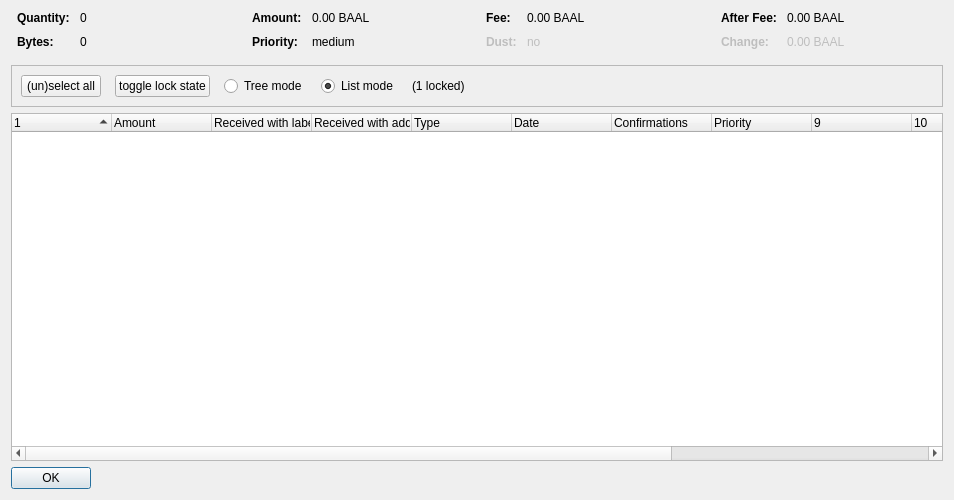
<?xml version="1.0" encoding="UTF-8"?>
<ui version="4.0">
 <class>CoinControlDialog</class>
 <widget class="QDialog" name="CoinControlDialog">
  <property name="geometry">
   <rect>
    <x>0</x>
    <y>0</y>
    <width>954</width>
    <height>500</height>
   </rect>
  </property>
  <property name="windowTitle">
   <string>Coin Selection</string>
  </property>
  <layout class="QVBoxLayout" name="verticalLayout">
   <item>
    <layout class="QHBoxLayout" name="horizontalLayoutTop" stretch="0,0,0,0">
     <property name="topMargin">
      <number>0</number>
     </property>
     <property name="bottomMargin">
      <number>10</number>
     </property>
     <item>
      <layout class="QFormLayout" name="formLayoutCoinControl1">
       <property name="horizontalSpacing">
        <number>10</number>
       </property>
       <property name="verticalSpacing">
        <number>10</number>
       </property>
       <property name="leftMargin">
        <number>6</number>
       </property>
       <property name="rightMargin">
        <number>6</number>
       </property>
       <item row="0" column="0">
        <widget class="QLabel" name="labelCoinControlQuantityText">
         <property name="font">
          <font>
           <weight>75</weight>
           <bold>true</bold>
          </font>
         </property>
         <property name="text">
          <string>Quantity:</string>
         </property>
        </widget>
       </item>
       <item row="0" column="1">
        <widget class="QLabel" name="labelCoinControlQuantity">
         <property name="cursor">
          <cursorShape>IBeamCursor</cursorShape>
         </property>
         <property name="contextMenuPolicy">
          <enum>Qt::ActionsContextMenu</enum>
         </property>
         <property name="text">
          <string notr="true">0</string>
         </property>
         <property name="textInteractionFlags">
          <set>Qt::LinksAccessibleByMouse|Qt::TextSelectableByKeyboard|Qt::TextSelectableByMouse</set>
         </property>
        </widget>
       </item>
       <item row="1" column="0">
        <widget class="QLabel" name="labelCoinControlBytesText">
         <property name="font">
          <font>
           <weight>75</weight>
           <bold>true</bold>
          </font>
         </property>
         <property name="text">
          <string>Bytes:</string>
         </property>
        </widget>
       </item>
       <item row="1" column="1">
        <widget class="QLabel" name="labelCoinControlBytes">
         <property name="cursor">
          <cursorShape>IBeamCursor</cursorShape>
         </property>
         <property name="contextMenuPolicy">
          <enum>Qt::ActionsContextMenu</enum>
         </property>
         <property name="text">
          <string notr="true">0</string>
         </property>
         <property name="textInteractionFlags">
          <set>Qt::LinksAccessibleByMouse|Qt::TextSelectableByKeyboard|Qt::TextSelectableByMouse</set>
         </property>
        </widget>
       </item>
      </layout>
     </item>
     <item>
      <layout class="QFormLayout" name="formLayoutCoinControl2">
       <property name="horizontalSpacing">
        <number>10</number>
       </property>
       <property name="verticalSpacing">
        <number>10</number>
       </property>
       <property name="leftMargin">
        <number>6</number>
       </property>
       <property name="rightMargin">
        <number>6</number>
       </property>
       <item row="0" column="0">
        <widget class="QLabel" name="labelCoinControlAmountText">
         <property name="font">
          <font>
           <weight>75</weight>
           <bold>true</bold>
          </font>
         </property>
         <property name="text">
          <string>Amount:</string>
         </property>
        </widget>
       </item>
       <item row="0" column="1">
        <widget class="QLabel" name="labelCoinControlAmount">
         <property name="cursor">
          <cursorShape>IBeamCursor</cursorShape>
         </property>
         <property name="contextMenuPolicy">
          <enum>Qt::ActionsContextMenu</enum>
         </property>
         <property name="text">
          <string notr="true">0.00 BAAL</string>
         </property>
         <property name="textInteractionFlags">
          <set>Qt::LinksAccessibleByMouse|Qt::TextSelectableByKeyboard|Qt::TextSelectableByMouse</set>
         </property>
        </widget>
       </item>
       <item row="1" column="0">
        <widget class="QLabel" name="labelCoinControlPriorityText">
         <property name="font">
          <font>
           <weight>75</weight>
           <bold>true</bold>
          </font>
         </property>
         <property name="text">
          <string>Priority:</string>
         </property>
        </widget>
       </item>
       <item row="1" column="1">
        <widget class="QLabel" name="labelCoinControlPriority">
         <property name="cursor">
          <cursorShape>IBeamCursor</cursorShape>
         </property>
         <property name="contextMenuPolicy">
          <enum>Qt::ActionsContextMenu</enum>
         </property>
         <property name="text">
          <string>medium</string>
         </property>
         <property name="textInteractionFlags">
          <set>Qt::LinksAccessibleByMouse|Qt::TextSelectableByKeyboard|Qt::TextSelectableByMouse</set>
         </property>
        </widget>
       </item>
      </layout>
     </item>
     <item>
      <layout class="QFormLayout" name="formLayoutCoinControl3">
       <property name="horizontalSpacing">
        <number>10</number>
       </property>
       <property name="verticalSpacing">
        <number>10</number>
       </property>
       <property name="leftMargin">
        <number>6</number>
       </property>
       <property name="rightMargin">
        <number>6</number>
       </property>
       <item row="0" column="0">
        <widget class="QLabel" name="labelCoinControlFeeText">
         <property name="font">
          <font>
           <weight>75</weight>
           <bold>true</bold>
          </font>
         </property>
         <property name="text">
          <string>Fee:</string>
         </property>
        </widget>
       </item>
       <item row="0" column="1">
        <widget class="QLabel" name="labelCoinControlFee">
         <property name="cursor">
          <cursorShape>IBeamCursor</cursorShape>
         </property>
         <property name="contextMenuPolicy">
          <enum>Qt::ActionsContextMenu</enum>
         </property>
         <property name="text">
          <string notr="true">0.00 BAAL</string>
         </property>
         <property name="textInteractionFlags">
          <set>Qt::LinksAccessibleByMouse|Qt::TextSelectableByKeyboard|Qt::TextSelectableByMouse</set>
         </property>
        </widget>
       </item>
       <item row="1" column="0">
        <widget class="QLabel" name="labelCoinControlLowOutputText">
         <property name="enabled">
          <bool>false</bool>
         </property>
         <property name="font">
          <font>
           <weight>75</weight>
           <bold>true</bold>
          </font>
         </property>
         <property name="text">
          <string>Dust:</string>
         </property>
        </widget>
       </item>
       <item row="1" column="1">
        <widget class="QLabel" name="labelCoinControlLowOutput">
         <property name="enabled">
          <bool>false</bool>
         </property>
         <property name="cursor">
          <cursorShape>IBeamCursor</cursorShape>
         </property>
         <property name="contextMenuPolicy">
          <enum>Qt::ActionsContextMenu</enum>
         </property>
         <property name="text">
          <string>no</string>
         </property>
         <property name="textInteractionFlags">
          <set>Qt::LinksAccessibleByMouse|Qt::TextSelectableByKeyboard|Qt::TextSelectableByMouse</set>
         </property>
        </widget>
       </item>
      </layout>
     </item>
     <item>
      <layout class="QFormLayout" name="formLayoutCoinControl4">
       <property name="horizontalSpacing">
        <number>10</number>
       </property>
       <property name="verticalSpacing">
        <number>10</number>
       </property>
       <property name="leftMargin">
        <number>6</number>
       </property>
       <property name="rightMargin">
        <number>6</number>
       </property>
       <item row="0" column="0">
        <widget class="QLabel" name="labelCoinControlAfterFeeText">
         <property name="font">
          <font>
           <weight>75</weight>
           <bold>true</bold>
          </font>
         </property>
         <property name="text">
          <string>After Fee:</string>
         </property>
        </widget>
       </item>
       <item row="0" column="1">
        <widget class="QLabel" name="labelCoinControlAfterFee">
         <property name="cursor">
          <cursorShape>IBeamCursor</cursorShape>
         </property>
         <property name="contextMenuPolicy">
          <enum>Qt::ActionsContextMenu</enum>
         </property>
         <property name="text">
          <string notr="true">0.00 BAAL</string>
         </property>
         <property name="textInteractionFlags">
          <set>Qt::LinksAccessibleByMouse|Qt::TextSelectableByKeyboard|Qt::TextSelectableByMouse</set>
         </property>
        </widget>
       </item>
       <item row="1" column="0">
        <widget class="QLabel" name="labelCoinControlChangeText">
         <property name="enabled">
          <bool>false</bool>
         </property>
         <property name="font">
          <font>
           <weight>75</weight>
           <bold>true</bold>
          </font>
         </property>
         <property name="text">
          <string>Change:</string>
         </property>
        </widget>
       </item>
       <item row="1" column="1">
        <widget class="QLabel" name="labelCoinControlChange">
         <property name="enabled">
          <bool>false</bool>
         </property>
         <property name="cursor">
          <cursorShape>IBeamCursor</cursorShape>
         </property>
         <property name="contextMenuPolicy">
          <enum>Qt::ActionsContextMenu</enum>
         </property>
         <property name="text">
          <string notr="true">0.00 BAAL</string>
         </property>
         <property name="textInteractionFlags">
          <set>Qt::LinksAccessibleByMouse|Qt::TextSelectableByKeyboard|Qt::TextSelectableByMouse</set>
         </property>
        </widget>
       </item>
      </layout>
     </item>
    </layout>
   </item>
   <item>
    <widget class="QFrame" name="frame">
     <property name="minimumSize">
      <size>
       <width>0</width>
       <height>40</height>
      </size>
     </property>
     <property name="frameShape">
      <enum>QFrame::StyledPanel</enum>
     </property>
     <property name="frameShadow">
      <enum>QFrame::Sunken</enum>
     </property>
     <layout class="QHBoxLayout" name="horizontalLayout">
      <item>
       <layout class="QHBoxLayout" name="horizontalLayoutPanel" stretch="0,0,0,0,0,0">
        <property name="spacing">
         <number>14</number>
        </property>
        <item>
         <widget class="QPushButton" name="pushButtonSelectAll">
          <property name="sizePolicy">
           <sizepolicy hsizetype="Maximum" vsizetype="Fixed">
            <horstretch>0</horstretch>
            <verstretch>0</verstretch>
           </sizepolicy>
          </property>
          <property name="text">
           <string>(un)select all</string>
          </property>
          <property name="autoDefault">
           <bool>false</bool>
          </property>
         </widget>
        </item>
        <item>
         <widget class="QPushButton" name="pushButtonToggleLock">
          <property name="sizePolicy">
           <sizepolicy hsizetype="Maximum" vsizetype="Fixed">
            <horstretch>0</horstretch>
            <verstretch>0</verstretch>
           </sizepolicy>
          </property>
          <property name="text">
           <string>toggle lock state</string>
          </property>
          <property name="autoDefault">
           <bool>false</bool>
          </property>
         </widget>
        </item>
        <item>
         <widget class="QRadioButton" name="radioTreeMode">
          <property name="sizePolicy">
           <sizepolicy hsizetype="Maximum" vsizetype="Fixed">
            <horstretch>0</horstretch>
            <verstretch>0</verstretch>
           </sizepolicy>
          </property>
          <property name="text">
           <string>Tree mode</string>
          </property>
         </widget>
        </item>
        <item>
         <widget class="QRadioButton" name="radioListMode">
          <property name="sizePolicy">
           <sizepolicy hsizetype="Maximum" vsizetype="Fixed">
            <horstretch>0</horstretch>
            <verstretch>0</verstretch>
           </sizepolicy>
          </property>
          <property name="text">
           <string>List mode</string>
          </property>
          <property name="checked">
           <bool>true</bool>
          </property>
         </widget>
        </item>
        <item>
         <widget class="QLabel" name="labelLocked">
          <property name="text">
           <string>(1 locked)</string>
          </property>
         </widget>
        </item>
        <item>
         <spacer name="horizontalSpacer">
          <property name="orientation">
           <enum>Qt::Horizontal</enum>
          </property>
          <property name="sizeHint" stdset="0">
           <size>
            <width>40</width>
            <height>20</height>
           </size>
          </property>
         </spacer>
        </item>
       </layout>
      </item>
     </layout>
    </widget>
   </item>
   <item>
    <widget class="CoinControlTreeWidget" name="treeWidget">
     <property name="contextMenuPolicy">
      <enum>Qt::CustomContextMenu</enum>
     </property>
     <property name="sortingEnabled">
      <bool>false</bool>
     </property>
     <property name="columnCount">
      <number>13</number>
     </property>
     <attribute name="headerShowSortIndicator" stdset="0">
      <bool>true</bool>
     </attribute>
     <attribute name="headerStretchLastSection">
      <bool>false</bool>
     </attribute>
     <column>
      <property name="text">
       <string/>
      </property>
     </column>
     <column>
      <property name="text">
       <string>Amount</string>
      </property>
     </column>
     <column>
      <property name="text">
       <string>Received with label</string>
      </property>
     </column>
     <column>
      <property name="text">
       <string>Received with address</string>
      </property>
     </column>
     <column>
      <property name="text">
	<string>Type</string>
      </property>
     </column>
     <column>
      <property name="text">	 
       <string>Date</string>
      </property>
     </column>
     <column>
      <property name="text">
       <string>Confirmations</string>
      </property>
      <property name="toolTip">
       <string>Confirmed</string>
      </property>
     </column>
     <column>
      <property name="text">
       <string>Priority</string>
      </property>
     </column>
     <column>
      <property name="text">
       <string/>
      </property>
     </column>
     <column>
      <property name="text">
       <string/>
      </property>
     </column>
     <column>
      <property name="text">
       <string/>
      </property>
     </column>
     <column>
      <property name="text">
       <string/>
      </property>
     </column>
     <column>
      <property name="text">
       <string/>
      </property>
     </column>
    </widget>
   </item>
   <item>
    <widget class="QDialogButtonBox" name="buttonBox">
     <property name="sizePolicy">
      <sizepolicy hsizetype="Maximum" vsizetype="Fixed">
       <horstretch>0</horstretch>
       <verstretch>0</verstretch>
      </sizepolicy>
     </property>
     <property name="orientation">
      <enum>Qt::Horizontal</enum>
     </property>
     <property name="standardButtons">
      <set>QDialogButtonBox::Ok</set>
     </property>
    </widget>
   </item>
  </layout>
 </widget>
 <customwidgets>
  <customwidget>
   <class>CoinControlTreeWidget</class>
   <extends>QTreeWidget</extends>
   <header>coincontroltreewidget.h</header>
  </customwidget>
 </customwidgets>
 <resources/>
 <connections/>
</ui>
